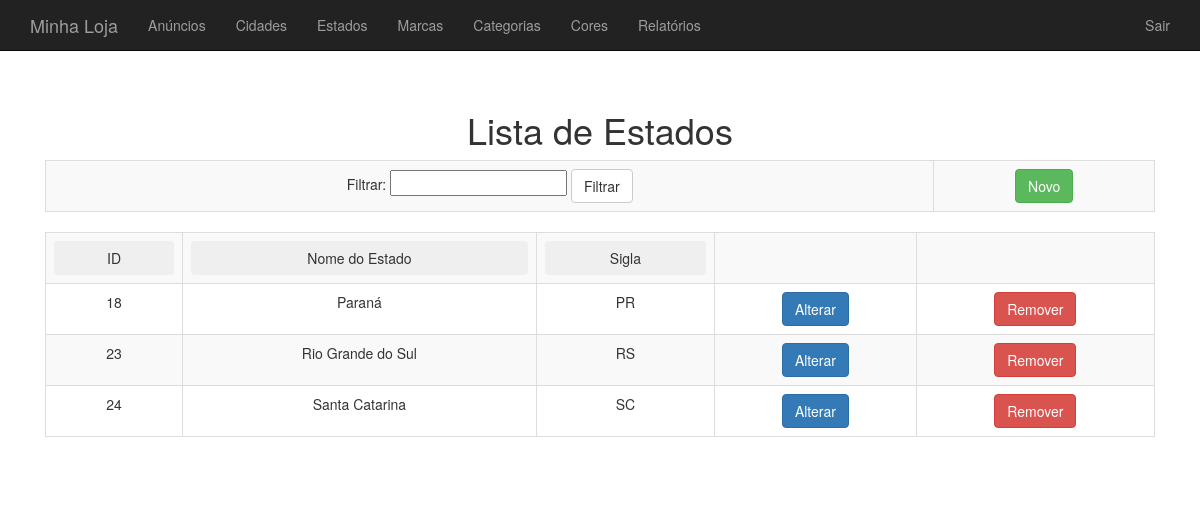
The page /admin/ListaEstados.php (signed in) on the database its author committed.
### tables this page shows
CREATE TABLE IF NOT EXISTS `estados` (
  `id` int(11) NOT NULL AUTO_INCREMENT,
  `nomeestado` varchar(100) NOT NULL,
  `sigla` varchar(2) NOT NULL,
  PRIMARY KEY (`id`)
);

### admin/LogicaAdmin.php (called while the page is built, shortened)
<?php
function adminEstaLogado() {
    return isset( $_SESSION["admin_logado"] );
}

### admin/BancoEstado.php (called while the page is built, shortened)
<?php
function listaEstados($conexao, $filtro, $ordem) {
    $estados = array();
    $sql =  "select * from estados";
    $resultado = mysqli_query($conexao, $sql );
    while ($estado = mysqli_fetch_assoc($resultado)) {
        array_push($estados, $estado);
    }
    return $estados;
}

### admin/ListaEstados.php (the view, shortened to what this page needs)
<?php
include ("ConectaAdmin.php");
include ("BancoEstado.php");
if (adminEstaLogado()) {
    include ("CabecalhoAdmin.php");
} else {
    include ("headerUnlogado.php");
}
if (!adminEstaLogado()) {
    include ("naoLogadoAdmin.php");
} else {
        ?>
    <?php
    $filtro = "";
    ?>
    <?php
    $ordem = "";
    ?>
    <h1>Lista de Estados </h1>
    <table class="table table-striped table-bordered">
        <tr>
            <td>
                <form action="ListaEstados.php" method="Post">
                    Filtrar:
                    <input type="text" name="filtro" value="">
                    <button class="btn btn-default">Filtrar</button>
                </form>
            </td>
            <td>
                <a class="btn btn-success" href="FormularioEstado.php">Novo</a>
            </td>
        </tr>
    </table>
    <table class="table table-striped table-bordered">
        <tr>
            <th>
        <form action="ListaEstados.php" method="Post">
            <button class="btn btn-group-justified"> ID </button>
        </form>
    </th>
    <th>
    <form action="ListaEstados.php" method="Post">
        <button class="btn btn-group-justified"> Nome do Estado </button>
    </form>
    </th>
    <th>
    <form action="ListaEstados.php" method="Post">
        <button class="btn btn-group-justified"> Sigla </button>
    </form>
    </th>
    <th> </th>
    <th> </th>
    <?php
    $estados = listaEstados($conexao, $filtro, $ordem);
    foreach ($estados as $estado) {
        ?>
        <tr>
            <td> <?= $estado['id'] ?> </td>
            <td> <?= $estado['nomeestado'] ?> </td>
            <td> <?= $estado['sigla'] ?> </td>
            <td>
                <form action="FormularioAlteraEstado.php" method="Post">
                    <button class="btn btn-primary">Alterar</button>
                </form>
            </td>
            <td>
                <form action="RemoveEstado.php" method="Post">
                    <button class="btn btn-danger">Remover</button>
                </form>
            </td>
        </tr>
        <?php
    }
    ?>
    </table>
    <?php
}
include ("../Rodape.php");

### css/Loja.css (style rules this page uses)
body { padding-top: 50px; }

### css/lightbox.css (style rules this page uses)
body:after { content: url(../img/close.png) url(../img/loading.gif) url(../img/prev.png) url(../img/next.png); display: none; }

### rows shown on the page
estados: id "18", nomeestado "Paraná", sigla "PR"
estados: id "23", nomeestado "Rio Grande do Sul", sigla "RS"
estados: id "24", nomeestado "Santa Catarina", sigla "SC"
